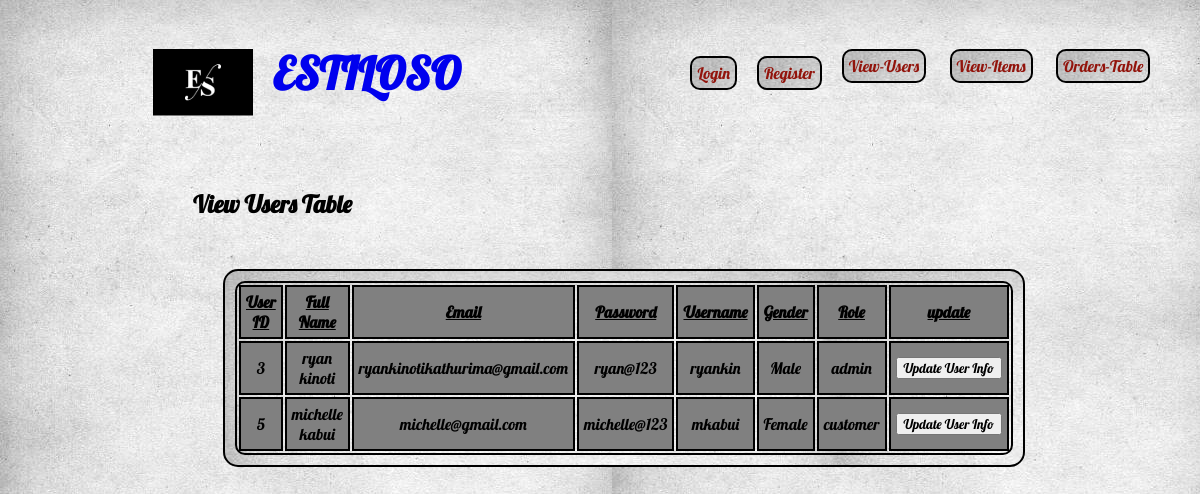
/php/view-tables.php, run on the app's committed database.
### tables this page shows
CREATE TABLE `users` (
  `user_id` int(20) NOT NULL,
  `fullname` varchar(50) NOT NULL,
  `email` varchar(50) NOT NULL,
  `password` varchar(255) NOT NULL,
  `username` varchar(50) NOT NULL,
  `gender` varchar(20) NOT NULL,
  `role` varchar(20) NOT NULL DEFAULT 'customer'
);

### php/view-tables.php (the view, shortened to what this page needs)
<!DOCTYPE html>
<html lang="en">
<head>
    <link rel="stylesheet" href="../css/view-tables.css">
</head>
<body>
    <div class="view-tables">
        <section class="header">
            <div class="header-inner">
                <div class="logo">
                    <a href="index.php">
                        <img src="../resources/estiloso-logo.png" alt="estiloso-logo" class="image">
                    </a>
                </div>
                <div class="title">
                    <a href="index.php">
                        <h1>ESTILOSO</h1>
                    </a>
                </div>
            </div>
            <article class="navigation">
                <nav>
                    <?php if (isset($_SESSION['username'])) { ?>
                        <a href="admin-navigation.php" title="<?php echo $_SESSION['username']; ?>">
                            <span class="material-icons md-36">person</span>
                        </a>
                    <?php } else { ?>
                        <a href="login.php">Login</a>
                        <a href="register.php">Register</a>
                    <?php } ?>
                    <div>
                        <span class="mini-nav">
                            <a style="cursor: pointer;" id="defaultOpen" class="tablinks" onclick="switchcommon(event, 'main-1')" title="User Table">View-Users</a>
                        </span>
                        <span class="mini-nav">
                            <a style="cursor: pointer;" class="tablinks" onclick="switchcommon(event, 'main-2')" title="Item Table">View-Items</a>
                        </span>
                        <span class="mini-nav">
                            <a style="cursor: pointer;" class="tablinks" onclick="switchcommon(event, 'main-3')" title="Orders Table">Orders-Table</a>
                        </span>
                    </div>
                </nav>
            </article>
        </section>
        <section class="main tabcontent" id="main-1">
            <div class="title">
                <h1>View Users Table</h1>
            </div>
            <div class="content">
                <?php
                require('../php-processes/connect.php');
                $sql = "SELECT * FROM `users` WHERE 1";
                $result = mysqli_query($conn, $sql);
                ?>
                <table>
                    <thead>
                        <th><u>User ID</u></th>
                        <th><u>Full Name</u></th>
                        <th><u>Email</u></th>
                        <th><u>Password</u></th>
                        <th><u>Username</u></th>
                        <th><u>Gender</u></th>
                        <th><u>Role</u></th>
                        <th><u>update</u></th>
                    </thead>
                    <?php
                    if (mysqli_num_rows($result) > 0) {
                        while ($rows = mysqli_fetch_array($result)) {
                    ?>
                            <tr>
                                <td><?php echo $rows['user_id']; ?></td>
                                <td><?php echo $rows['fullname']; ?></td>
                                <td><?php echo $rows['email']; ?></td>
                                <td><?php echo $rows['password']; ?></td>
                                <td><?php echo $rows['username']; ?></td>
                                <td><?php echo $rows['gender']; ?></td>
                                <td><?php echo $rows['role']; ?></td>
                                <td>
                                    <form action="update.php" method="POST" id="udpdate">
                                        <input type="submit" value="Update User Info" name="update_user">
                                    </form>
                                </td>
                            </tr>
                    <?php }
                    } ?>
                </table>
            </div>
        </section>
    </div>
</body>
</html>

### css/view-tables.css (style rules this page uses)
* { box-sizing: border-box; font-family: 'Lobster'; }
body { background-image: url("../resources/background.jpg"); }
a { text-decoration: none; }
.view-tables .header { margin-bottom: 50px; }
.view-tables .main { margin: 50px 0; margin-left: 42px; width: fit-content; }
.header .navigation nav a { margin: 0 10px; width: fit-content; padding: 5px; color: #92140C; border-radius: 10px; border: 2px solid black; background-image: url("../resources/background.jpg"); }
.header .header-inner { display: flex; margin-left: 145px; }
.header .header-inner .logo { margin-right: 10px; margin-top: 41px; }
.header .header-inner .title { margin: 0 10px; font-size: 30px; font-family: 'Satisfy', cursive; }
.header .navigation { width: fit-content; margin: 20px 0; margin-left: 210px; }
.header .navigation nav { display: flex; }
.view-tables .main .content { margin-left: 30px; margin-top: 50px; margin-bottom: 50px; width: fit-content; background-image: url("../resources/background.jpg"); border: 2px solid black; border-radius: 15px; }
.view-tables .main .content table { border: 2px solid black; border-radius: 10px; margin: 10px; }
.view-tables .main .content table thead { border-collapse: separate; border-spacing: 0 15px; border: 1px solid; border-radius: 10px; }
.view-tables .main .content table thead th, .view-tables .main .content table tr td { background-color: grey; color: black; width: fit-content; text-align: center; border: 2px solid black; padding: 5px; }
@media only screen and (min-width :1024px) { .view-tables .header { display: flex; align-items: center; } }
@media only screen and (min-width :1024px) { .view-tables .main { margin-left: 185px; margin-right: 185px; } }

### data on the page
users: user_id "3", fullname "ryan kinoti", email "ryankinotikathurima@gmail.com", password "ryan@123", username "ryankin", gender "Male", role "admin"
users: user_id "5", fullname "michelle kabui", email "michelle@gmail.com", password "michelle@123", username "mkabui", gender "Female", role "customer"
